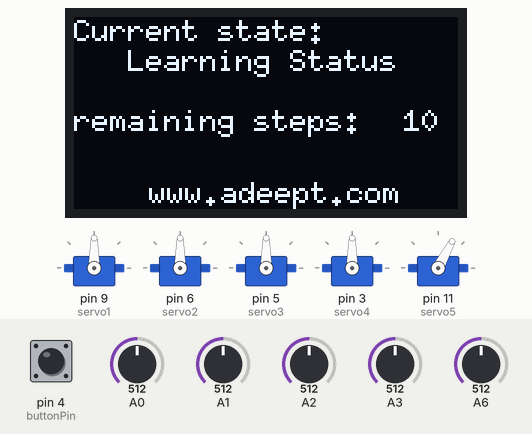
This sketch was run on a simulated Arduino Uno, built with avr-gcc and run on an emulated ATmega328P. On the bench: 5 × servo, 128×64 one-colour display. The test bench sets the inputs (shaded band); at power-on: A0 = 512, A2 = 512, A6 = 512, A1 = 512, pin 4 (buttonPin) HIGH, A3 = 512.

Above: at 3.0 s.
3.1 s: A0 set to 716
At 5.9 s:
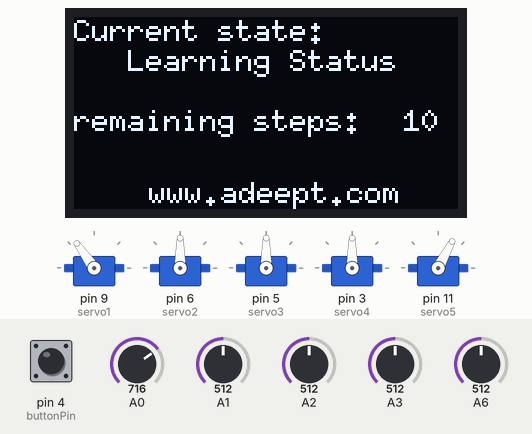
6.6 s: A2 set to 170
At 9.0 s:
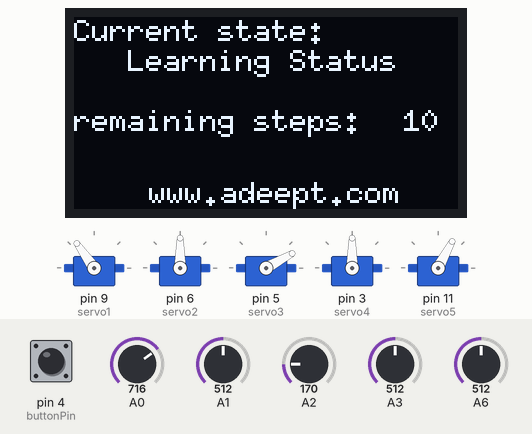
10.0 s: A6 set to 170
At 12.5 s:
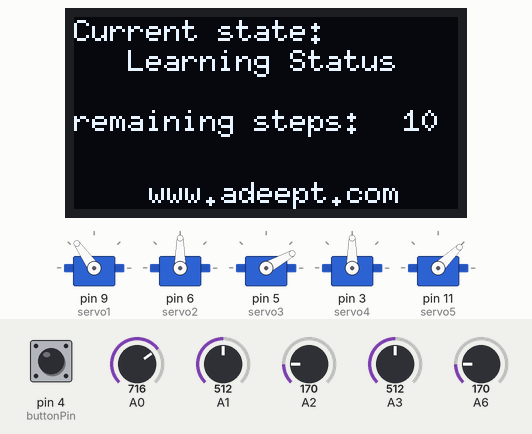
13.4 s: A1 set to 30
At 15.6 s:
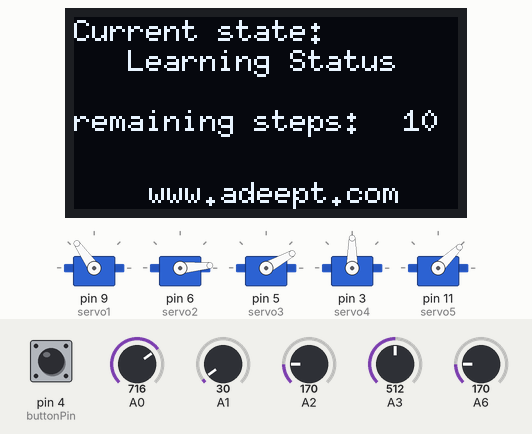
16.8 s: A0 set to 30
At 21.3 s:
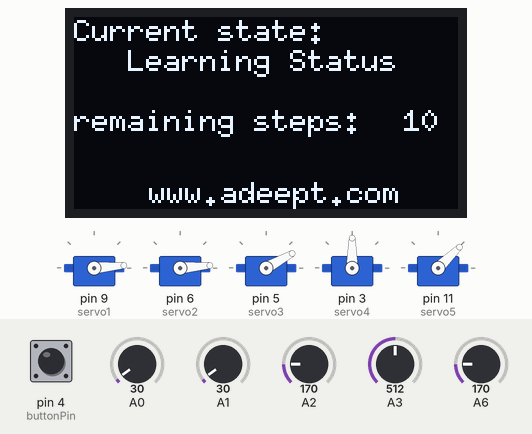
Timing chart, 0 to 22.4 s (numbered marks = the images above; inputs shaded):
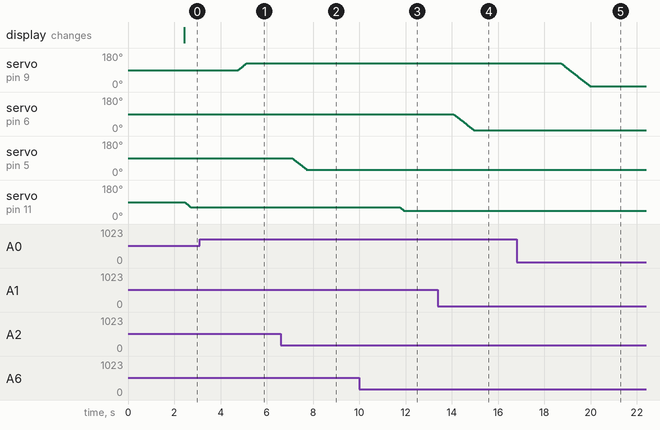

Measured:
- after the input at 3.1 s, servo on pin 9 (servo1): moves from 90° to 125° over 0.35 s, starting after 1.7 s
- after the input at 6.6 s, servo on pin 5 (servo3): moves from 90° to 29° over 0.62 s, starting after 0.49 s
- after the input at 10.0 s, servo on pin 11 (servo5): moves from 62° to 44° over 0.18 s, starting after 1.7 s
- after the input at 13.4 s, servo on pin 6 (servo2): moves from 90° to 5° over 0.87 s, starting after 0.68 s
- after the input at 16.8 s, servo on pin 9 (servo1): moves from 125° to 5° over 1.2 s, starting after 1.9 s

The sketch:

Learning.ino
```cpp
/***********************************************************
File name: Learning.ino
Description:The robotic arm performs the motion that to save by pressing
            the button itself.
Website: www.adeept.com
E-mail: support@adeept.com
Author: Tom
Date: 2020/12/12
***********************************************************/
#include "U8glib.h"
#include <EEPROM.h>
/*I2C*/
U8GLIB_SSD1306_128X64 u8g(U8G_I2C_OPT_NONE);
#include <Servo.h>
Servo servo1;//create servo object to control a servo
Servo servo2;//create servo object to control a servo
Servo servo3;//create servo object to control a servo
Servo servo4;//create servo object to control a servo
Servo servo5;//create servo object to control a servo
//The following can be modified according to your specific needs
int dataServo1 = 90; // Servo 1 rotation range(dataServo1=0~180)
int dataServo2 = 90; // Servo 2 rotation range(dataServo2=0~180)
int dataServo3 = 90; // Servo 3 rotation range(dataServo3=0~180)
int dataServo4 = 90; // Servo 4 rotation range(dataServo4=0~180)
int dataServo5 = 90; // Servo 5 rotation range(dataServo5=35~90)

float dirServo1Offset = 0;    // define a variable for deviation(degree) of the servo
float dirServo2Offset = 0;    // define a variable for deviation(degree) of the servo
float dirServo3Offset = 0;    // define a variable for deviation(degree) of the servo
float dirServo4Offset = 0;    // define a variable for deviation(degree) of the servo
float dirServo5Offset = 0;    // define a variable for deviation(degree) of the servo
int val1=90;//Read potentiometer 1 data
int val2=90;//Read potentiometer 2 data
int val3=90;//Read potentiometer 3 data
int val4=90;//Read potentiometer 4 data
int val5=90;//Read potentiometer 4 data
int number = 10;//Record the number of actions
int oldNumber=0;
char string[4];//OLED display string
char string1[4];//OLED display string
char string2[4];//OLED display string
char string3[4];//OLED display string
char string4[4];//OLED display string
char string5[4];//OLED display string
const int buttonPin = 4;     // the number of the pushbutton pin
/** the current address in the EEPROM (i.e. which byte we're going to write to next) **/
int addr = 0;
// start reading from the first byte (address 0) of the EEPROM
int address = 0;
int value1=90;
int value2=90;
int value3=90;
int value4=90;
int value5=90;

void setup()
{
  servo1.attach(9);//attachs the servo on pin 9 to servo object
  servo2.attach(6);//attachs the servo on pin 6 to servo object
  servo3.attach(5);//attachs the servo on pin 5 to servo object
  servo4.attach(3);//attachs the servo on pin 3 to servo object
  servo5.attach(11);//attachs the servo on pin 11 to servo object

  servo1.write(dataServo1+dirServo1Offset);//goes to dataServo1 degrees
  servo2.write(dataServo2+dirServo2Offset);//goes to dataServo2 degrees
  servo3.write(dataServo3+dirServo3Offset);//goes to dataServo3 degrees
  servo4.write(dataServo4+dirServo4Offset);//goes to dataServo4 degrees
  servo5.write(dataServo5+dirServo5Offset);//goes to dataServo5 degrees

  // initialize the pushbutton pin as an input:
  pinMode(buttonPin, INPUT);
  if ( u8g.getMode() == U8G_MODE_R3G3B2 )
    u8g.setColorIndex(255);     // white
  else if ( u8g.getMode() == U8G_MODE_GRAY2BIT )
    u8g.setColorIndex(3);         // max intensity
  else if ( u8g.getMode() == U8G_MODE_BW )
    u8g.setColorIndex(1);         // pixel on
  u8g.setFont(u8g_font_6x10);
  u8g.setFontRefHeightExtendedText();
  u8g.setDefaultForegroundColor();
  u8g.setFontPosTop();
  oldNumber = number*5;
  delay(100);
}

void loop()
{
  int timer=0;
  servoMove();

  if(number!=0){
    val1 = map(analogRead(0), 0, 1023, 0, 180);
    val2 = map(analogRead(1), 0, 1023, 0, 180);
    val3 = map(analogRead(2), 0, 1023, 0, 180);
    val4 = map(analogRead(3), 0, 1023, 0, 180);
    val5 = map(analogRead(6), 0, 1023, 35, 90);
  }

  if(digitalRead(buttonPin)==LOW){
      while(digitalRead(buttonPin)==LOW){
        delay(100);
        timer++;
        if(timer>=50){timer=50;}
      }
      if(timer==50){
        number=0;
      }else{
        if(number!=0){
          number=number-1;
        }
        EEPROM.write(addr, val1);
        EEPROM.write(addr+1, val2);
        EEPROM.write(addr+2, val3);
        EEPROM.write(addr+3, val4);
        EEPROM.write(addr+4, val5);
        addr = addr + 5;
      }
  }
  if(number==0){
    value1 = EEPROM.read(address);
    val1 = value1;
    value2 = EEPROM.read(address+1);
    val2 = value2;
    value3 = EEPROM.read(address+2);
    val3 = value3;
    value4 = EEPROM.read(address+3);
    val4 = value4;
    value5 = EEPROM.read(address+4);
    val5 = value5;
    address=address+5;
    if(address==oldNumber){
      address=0;
    }
  }
  itoa(number,string,10);
  itoa(value1,string1,10);
  itoa(value2,string2,10);
  itoa(value3,string3,10);
  itoa(value4,string4,10);
  itoa(value5,string5,10);
  u8g.firstPage();
  do {
    u8g.drawStr(0,0,"Current state:  ");
    if(number==0){
      u8g.drawStr(0,10,"    Working status  ");
      u8g.drawStr(0,28,"(1) (2)  (3)  (4) (5)");
      u8g.drawStr(0,41,string1);
      u8g.drawStr(27,41,string2);
      u8g.drawStr(54,41,string3);
      u8g.drawStr(81,41,string4);
      u8g.drawStr(109,41,string5);
    }else{
      u8g.drawStr(0,10,"   Learning Status  ");
      u8g.drawStr(0,30,"remaining steps:     ");
      u8g.drawStr(110,30,string);
    }

    u8g.drawStr(25,54,"www.adeept.com ");
  } while( u8g.nextPage() );
  delay(5);
}
void servoMove(){
  for(int i=0;i<=180;i++){
    servo1.write(dataServo1+dirServo1Offset);//goes to dataServo1 degrees
    servo2.write(dataServo2+dirServo2Offset);//goes to dataServo2 degrees
    servo3.write(dataServo3+dirServo3Offset);//goes to dataServo3 degrees
    servo4.write(dataServo4+dirServo4Offset);//goes to dataServo4 degrees
    servo5.write(dataServo5+dirServo5Offset);//goes to dataServo5 degrees

    if(dataServo1>val1){dataServo1--;  }
    if(dataServo1<val1){dataServo1++;  }
    if(dataServo1>180) {dataServo1=180;}
    if(dataServo1<0)   {dataServo1=0;  }

    if(dataServo2>val2){dataServo2--;  }
    if(dataServo2<val2){dataServo2++;  }
    if(dataServo2>180) {dataServo2=180;}
    if(dataServo2<0)   {dataServo2=0;  }

    if(dataServo3>val3){dataServo3--;  }
    if(dataServo3<val3){dataServo3++;  }
    if(dataServo3>180) {dataServo3=180;}
    if(dataServo3<0)   {dataServo3=0;  }

    if(dataServo4>val4){dataServo4--;  }
    if(dataServo4<val4){dataServo4++;  }
    if(dataServo4>180) {dataServo4=180;}
    if(dataServo4<0)   {dataServo4=0;  }

    if(dataServo5>val5){dataServo5--;  }
    if(dataServo5<val5){dataServo5++;  }
    if(dataServo5>90)  {dataServo5=90; }
    if(dataServo5<35)  {dataServo5=35; }

    delay(10);//wait for 0.01second
  }
}
```
